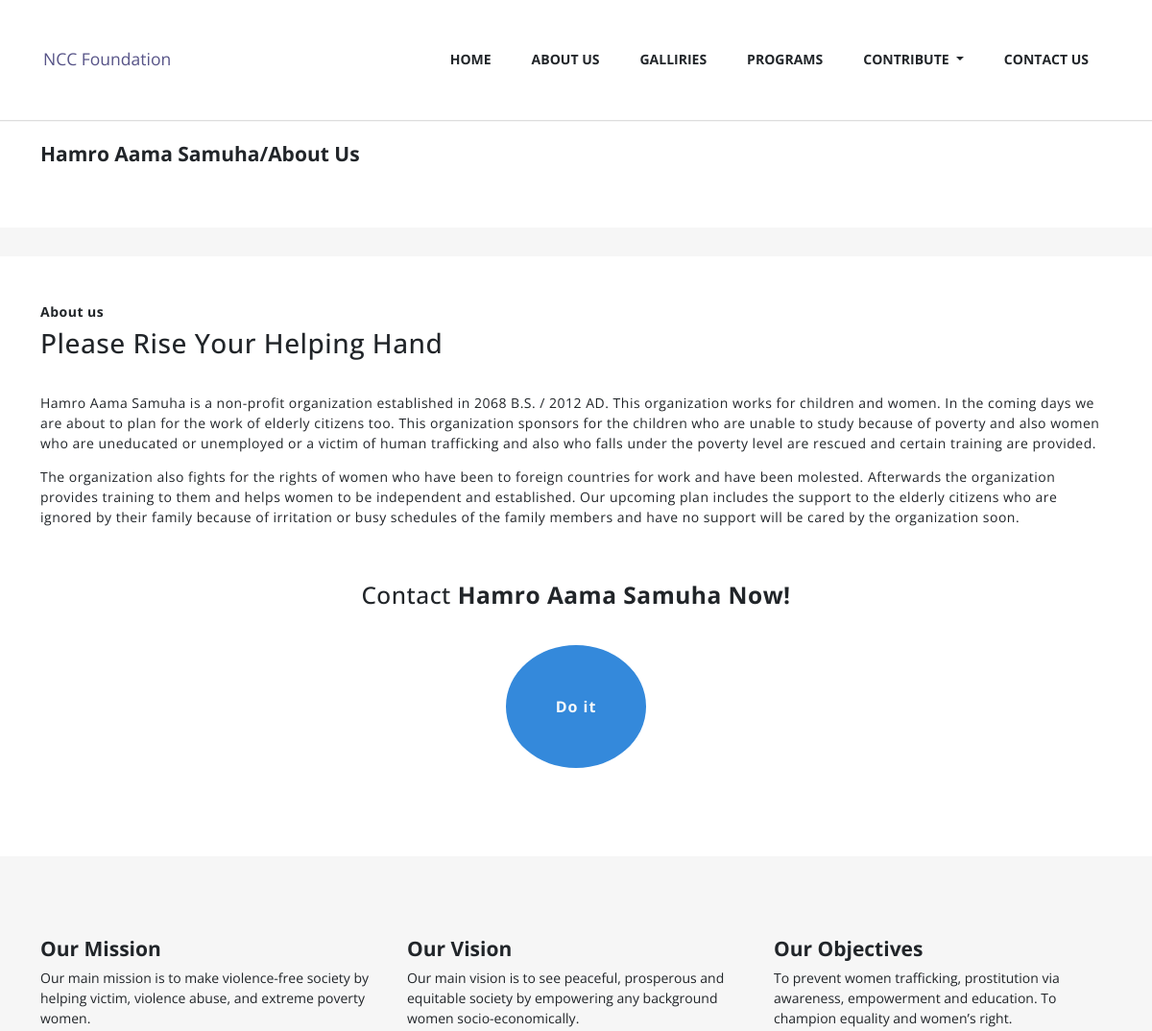
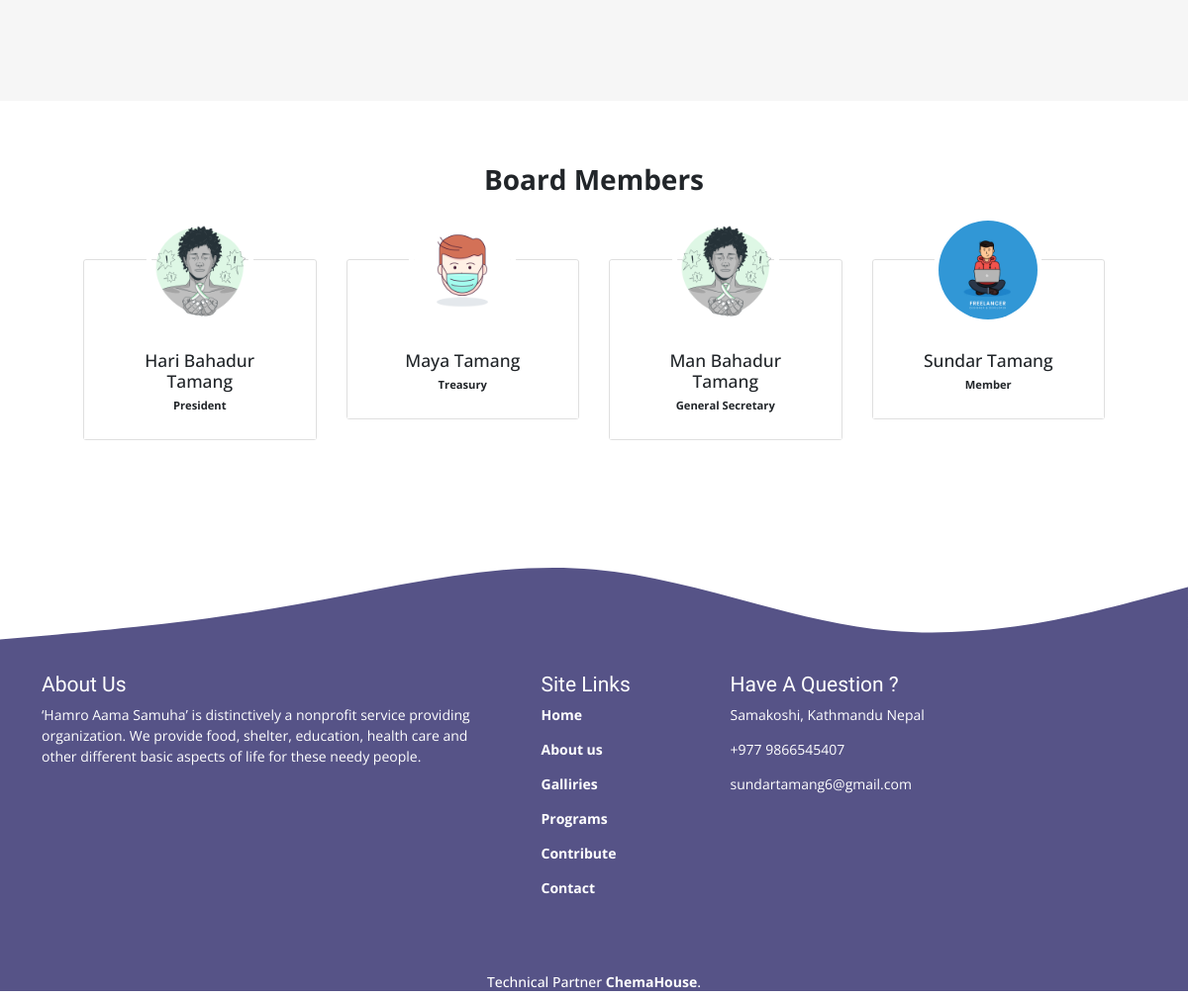
The page /about-us/ on the database its author committed (2 pictures, top to bottom).
### core/models.py (models this page shows, shortened)
class AboutUs(models.Model):
    title         = models.CharField(max_length=150)
    content       = RichTextField()
    mission       = models.TextField()
    vision        = models.TextField()
    objectives    = models.TextField()
    class Meta:
        verbose_name_plural = "AboutUs"

class Member(models.Model):
    image        = models.ImageField(upload_to='pics/%Y/%m/%d/')
    name         = models.CharField(max_length=150)
    post         = models.CharField(max_length=150)
    timestamp    = models.DateTimeField(auto_now_add=True)
    class Meta:
        verbose_name_plural = "Members"

### core/views.py (the view)
# urls.py: path('about-us/', AboutUsView, name='about-us'),
def AboutUsView(request):
    aboutus = AboutUs.objects.all()
    member  = Member.objects.all()
    context = {
        'aboutus' : aboutus,
        'member'  : member,
    }
    return render(request,'aboutus.html',context)

### template/aboutus.html
{% extends 'base.html' %}
{% load staticfiles %}
{% block body %}
<div class="page_wraper pb-2">
    <hr />
    <div class="px-5 site_viewer">
        <div class="py-4">
            <h4 class="font-weight-bold">Hamro Aama Samuha/About us</h4>
        </div>
    </div>
    <div class="about_us_wrapper">
        {%for objects in aboutus %}
        <div class="px-5 description">
            <h6 class="font-weight-bold">About us</h6>
            <h2 class="pb-4">{{objects.title}}</h2>
            <p>
                {{objects.content|safe}}
            </p>
            <div class="py-5">
                <h3 class="text-center">Contact <b>Hamro Aama Samuha Now!</b></h3>
                <div class="d-flex justify-content-center">
                    <a href="{% url 'core:contact-us' %}">
                        <button class="btn btn-default text-light font-weight-bold">Do it</button>
                    </a>
                </div>
            </div>
        </div>
        <div class="px-5 row py-5 my-5">
            <div class="col-lg-4 col-md-3 col-sm-12">
                <h4 class="font-weight-bold">Our Mission</h4>
                <p>
                    {{objects.mission}}
                </p>
            </div>
            <div class="col-lg-4 col-md-3 col-sm-12">
                <h4 class="font-weight-bold">Our Vision</h4>
                <p>
                    {{objects.vision}}
                </p>
            </div>
            <div class="col-lg-4 col-md-3 col-sm-12">
                <h4 class="font-weight-bold">Our Objectives</h4>
                <p>
                    {{objects.objectives}}
                </p>
            </div>
        </div>
        {% endfor %}
    </div>
</div>
<div class=" py-5">
    <div class="px-5 pt-4">
        <h2 class="text-center font-weight-bold">Board members</h2>
        <div class=" row justify-content-center px-5 ">
            {% for members in member %}
            <div class="col-lg-3 col-12 mt-5">
                <div class="card mt-3">
                    <div class="card-header bg-white text-center border-0 ">
                        <div class="row justify-content-center ">
                            <div class="col">
                                <img class="align-self-center text-center rounded-circle outside img-fluid"
                                    src="{{members.image.url}}" width="110" height="110">
                            </div>
                        </div>
                        <div class="row text-center name p-3">
                            <div class="col">
                                <h5 class="mb-0 profile-pic p-2">{{members.name}}</h5>
                                <small class="font-weight-bold">{{members.post}}</small>
                            </div>
                        </div>
                    </div>
                </div>
            </div>
            {% endfor %}
        </div>
    </div>
</div>
{% endblock %}

### template/base.html (shortened to what this page needs)
{% load staticfiles %}
<!doctype html>
<html lang="en">
<head>
    <link rel="stylesheet" href="https://cdnjs.cloudflare.com/ajax/libs/animate.css/4.1.1/animate.min.css" />
    <link href="{% static 'css/bootstrap.min.css' %}" rel="stylesheet">
    <link href="{% static 'css/style.css' %}" rel="stylesheet">
    <link href="{% static 'css/main.css' %}" rel="stylesheet">
    <link href="{% static 'css/responsive.css' %}" rel="stylesheet">
    <link rel="stylesheet" href="https://cdnjs.cloudflare.com/ajax/libs/magnific-popup.js/1.1.0/magnific-popup.min.css"
 />
</head>
<body>
    {% block navbar %}{% include 'navbar.html' %}{% endblock %}
    {% block body %}
    {% endblock %}
    {% block footer %}{% include 'footer.html' %}{% endblock %}
</body>
</html>

### template/navbar.html (shortened to what this page needs)
{% load staticfiles %}
<nav class="navbar navbar-expand-lg navbar-light bg-light navbar_wrapper fixed-top" id="myScrollspy">
    <div class="container">
        <a class="navbar-brand brand-name" href="/">NCC Foundation</a>
        <div class="collapse navbar-collapse" id="navbarSupportedContent">
            <ul class="navbar-nav ml-auto">
                <li class="nav-item active p-3 font-weight-bold">
                    <a class="nav-link" href="/">Home <span class="sr-only">(current)</span></a>
                </li>
                <li class="nav-item p-3 font-weight-bold">
                    <a class="nav-link" href="{% url 'core:about-us' %}">About us</a>
                </li>
                <li class="nav-item p-3 font-weight-bold">
                    <a class="nav-link" href="{% url 'core:gallery' %}">Galliries</a>
                </li>
                <li class="nav-item p-3 font-weight-bold">
                    <a class="nav-link" href="{% url 'core:program-list' %}">Programs</a>
                </li>
                <li class="nav-item dropdown p-3 font-weight-bold">
                    <a class="nav-link dropdown-toggle" href="#" id="navbarDropdown" role="button"
                        data-toggle="dropdown" aria-haspopup="true" aria-expanded="false">
                        Contribute
                    </a>
                </li>
                <li class="nav-item p-3 font-weight-bold">
                    <a class="nav-link" href="{% url 'core:contact-us' %}">Contact us</a>
                </li>
            </ul>
        </div>
    </div>
</nav>

### template/footer.html
{% load staticfiles %}
<img src="{% static 'img/footer_wave.svg' %}" />
<div class="footer_section px-5">
    <div class="row">
        <div class="col-lg-5 col-md-4 col-sm-12 pb-5 first_row">
            <h4>About us</h4>
            <p>‘Hamro Aama Samuha’ is distinctively a nonprofit service providing organization.
                We provide food, shelter, education, health care and other different basic
                aspects of life for these needy people.
            </p>
        </div>
        <div class="col-lg-2 col-md-4 col-sm-12 pl-5 pb-5">
            <h4>Site links</h4>
            <a href="/">
                <p class="font-weight-bold">Home</p>
            </a>
            <a href="{% url 'core:about-us' %}">
                <p class="font-weight-bold">About us</p>
            </a>
            <a href="{% url 'core:gallery' %}">
                <p class="font-weight-bold">Galliries</p>
            </a>
            <a href="{% url 'core:program-list' %}">
                <p class="font-weight-bold">Programs</p>
            </a>
            <a href="{% url 'core:contribute' %}">
                <p class="font-weight-bold">Contribute</p>
            </a>
            <a href="{% url 'core:contact-us' %}">
                <p class="font-weight-bold">Contact</p>
            </a>
        </div>
        <div class="col-lg-5 col-md-4 col-sm-12 pl-5 pb-5">
            <h4>Have a question ?</h4>
            <p>Samakoshi, Kathmandu Nepal</p>
            <p>+977 9866545407</p>
            <p>sundartamang6@gmail.com</p>
        </div>
    </div>
    <h6 class="text-center pt-4">Technical Partner <b>ChemaHouse</b>.</h6>
</div>

### static/css/style.css (style rules this page uses)
* { padding: 0px; margin: 0px; box-sizing: border-box; }
html, body { font-family: 'Open Sans', sans-serif; font-size: 14px; width: 100%; overflow-x: hidden; }
.carasoul h2, h3 { font-family: 'Coiny', cursive; }
.navbar { background: #ffffff !important; border-bottom: none; padding: 30px 0; transition-duration: 0.6s; }
.navbar .nav-item .nav-link { text-transform: uppercase; }
.navbar-nav .nav-item a { color: #212529 !important; }
.brand-name { color: #565387 !important; }
.about_us_section .about_card .card-body h5, h4, h2 { font-family: 'Coiny', cursive; text-transform: capitalize; }
.card-header img { border: 5px solid white !important }
.outside { position: inherit; top: -50% }
.profile-pic { margin-bottom: -5px !important }
.name { margin-top: -50px !important }
.footer_section { height: auto; min-height: 300px; background-color: #565387; color: #fff; margin-top: -73px; }
.footer_section h4 { font-family: 'Coiny', cursive; }
.footer_section a { text-decoration: none; color: #fff; }

### static/css/main.css (style rules this page uses)
.page_wraper { height: auto; min-height: 500px; margin-top: 125px; background-color: #f6f6f6; }
.page_wraper .site_viewer { height: auto; min-height: 110px; background-color: #fff; margin-top: -13px; }
.page_wraper h1, h2, h3, h4, h5 { font-family: 'Open Sans', sans-serif; text-transform: capitalize; }
.about_us_wrapper { height: auto; min-height: 500px; }
.about_us_wrapper .description { background-color: #fff; padding: 50px 0px; margin-top: 30px; letter-spacing: 0.5px; }
.about_us_wrapper .description button { font-weight: 500; font-size: 16px; letter-spacing: 1px; margin-top: 30px; display: inline-block; padding: 50px 50px; border-radius: 50%; border: 2px solid #3489db; text-decoration: none; background: #3489db; color: #fff; }

### rows shown on the page
AboutUs: title "Please Rise Your Helping Hand", content "Hamro Aama Samuha is a non-profit organization established in 2068 B.S. / 2012 AD. This organization works for children and women. In the coming days we are about to plan for the work of elderly citizens too. This organization sponsors for the children who are unable to study because of poverty and also women who are uneducated or unemployed or a victim of human trafficking and also who falls under the poverty level are rescued and certain training are provided. The organization also fights for the rights of women who have been to foreign countries for work and have been molested. Afterwards the organization provides training to them and helps women to be independent and established. Our…", mission "Our main mission is to make violence-free society by helping victim, violence abuse, and extreme poverty women.", vision "Our main vision is to see peaceful, prosperous and equitable society by empowering any background women socio-economically.", objectives "To prevent women trafficking, prostitution via awareness, empowerment and education. To champion equality and women’s right."
Member: image (picture), name "Hari Bahadur Tamang", post "President"
Member: image (picture), name "Maya Tamang", post "Treasury"
Member: image (picture), name "Man Bahadur Tamang", post "General Secretary"
Member: image (picture), name "Sundar Tamang", post "Member"
